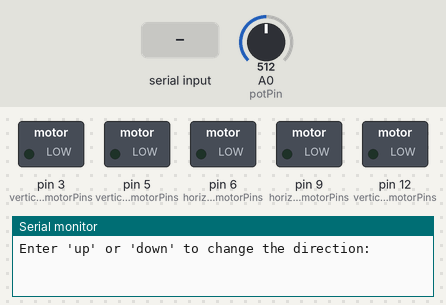
This sketch was run on a simulated Arduino Uno, built with avr-gcc and run on an emulated ATmega328P. Parts: switched loads named in the sketch (green lamp = pin HIGH), the last lines printed to the serial monitor. Dashed ring = blinking. Inputs (shaded band) come from the test bench; at power-on: A0 (potPin) = 512. Pins used as bus, display or sensor lines are not drawn.

Above: at 1.2 s.
1.3 s: "up\n" received over Serial
At 2.05 s:
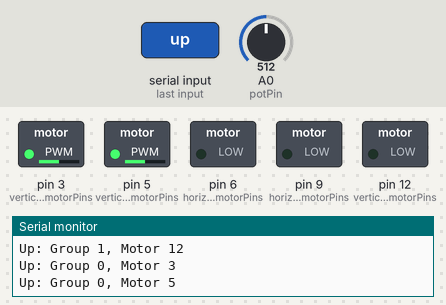
4.9 s: A0 (potPin) set to 514
At 5.97 s:
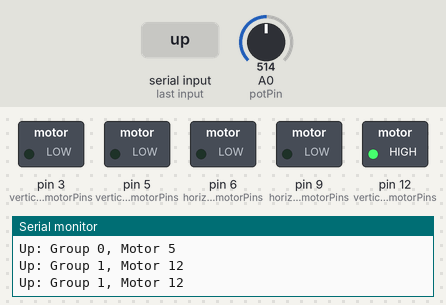
8.5 s: "right\n" received over Serial
At 8.79 s:
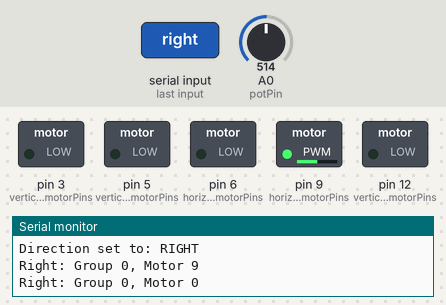
12.0 s: A0 (potPin) set to 716
15.6 s: "down\n" received over Serial
At 15.82 s:
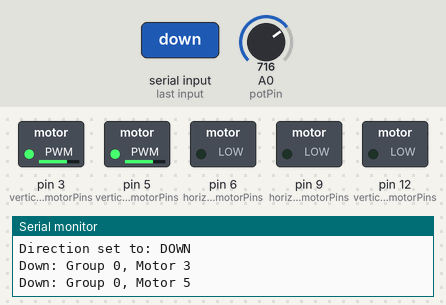
19.2 s: A0 (potPin) set to 900
Timing chart, 0 to 23.8 s (numbered marks = the images above; inputs shaded):
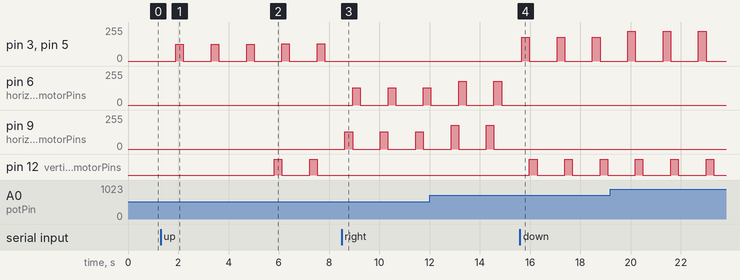

Measured:
- the behaviour switches between 513 and 514 on A0 (potPin) (found by bisection; images 1 and 2)
- after the input at 1.3 s, pin 3 (vertical_motorPins), pin 5 (vertical_motorPins): alternates 127/255 for 0.30 s and 0/255 for 1.1 s, starting after 0.61 s
- after the input at 4.9 s, pin 12 (vertical_motorPins): alternates HIGH for 0.30 s and LOW for 1.1 s, starting after 0.92 s
- after the input at 8.5 s, pin 3 (vertical_motorPins), pin 5 (vertical_motorPins): stops changing and stays 0/255
- after the input at 15.6 s, pin 3 (vertical_motorPins), pin 5 (vertical_motorPins): alternates 178/255 for 0.30 s and 0/255 for 1.1 s, starting after 0.07 s; pin 6 (horizontal_motorPins), pin 9 (horizontal_motorPins): stops changing and stays 0/255; pin 12 (vertical_motorPins): alternates HIGH for 0.30 s and LOW for 1.1 s, starting after 0.38 s

The sketch:

Directional_SingleBuzz_Potentiometer.ino
```cpp
// 2D array for motor groups
const int vertical_motorPins[2][2] = {
  {3, 5},   // "up" group
  //{6, 9},  // "middle" group
  {12, 12}   // "bottom" group
};

const int horizontal_motorPins[2][2] = {
  {9},   // "left" group
  {6}   // "right" group
};

const int vertical_groups = 2;               // Number of motor groups
const int vertical_motorsPerGroup = 2;
const int horizontal_groups = 2;
const int horizontal_motorsPerGroup = 2;       // Motors in each group

const int pulseDuration = 300;      // Duration of vibration pulse (milliseconds)
const int delayBetweenGroups = 800; // Delay between motor groups (milliseconds)

int potPin = A0;   // Potentiometer pin
int potValue = 0;  // Potentiometer value

bool isUpDirection = false;
bool isDownDirection = false;
bool isRightDirection = false;
bool isLeftDirection = false;

  // Setting motor pins as outputs
void setup() {
  for (int group = 0; group < vertical_groups; group++) {
    for (int motor = 0; motor < vertical_motorsPerGroup; motor++) {
      pinMode(vertical_motorPins[group][motor], OUTPUT);
    }
  }

  pinMode(potPin, INPUT); // Setting potentiometer pin as input

  Serial.begin(9600); // Initializing serial communication
  Serial.println("Enter 'up' or 'down' to change the direction:");
}

// Checking for serial input
void loop() {
  if (Serial.available() > 0) {
    String command = Serial.readStringUntil('\n');
    command.trim();

    if (command == "up") {
      isUpDirection = true;
      isDownDirection = false;
      isRightDirection = false;
      isLeftDirection = false;
      Serial.println("Direction set to: UP");
    }
    else if (command == "down") {
      isDownDirection = true;
      isUpDirection = false;
      isRightDirection = false;
      isLeftDirection = false;
      Serial.println("Direction set to: DOWN");
    }
    else if (command == "right") {
      isRightDirection = true;
      isUpDirection = false;
      isDownDirection = false;
      isLeftDirection = false;
      Serial.println("Direction set to: RIGHT");
    }
    else if (command == "left") {
      isLeftDirection = true;
      isUpDirection = false;
      isDownDirection = false;
      isRightDirection = false;
      Serial.println("Direction set to: LEFT");
    }
    else {
      Serial.println("Invalid command. Enter 'up' or 'down' or 'right' or 'left'.");
    }
  }

  // Map potentiometer value to PWM range (0-255)
  potValue = analogRead(potPin);
  int motorSpeed = map(potValue, 0, 1023, 0, 255);

  // Control motors based on the current direction
  if(isUpDirection){
    controlMotors_up(vertical_motorPins, vertical_groups, vertical_motorsPerGroup, motorSpeed, pulseDuration);
  }
  else if(isDownDirection){
    controlMotors_down(vertical_motorPins, vertical_groups, vertical_motorsPerGroup, motorSpeed, pulseDuration);
  }

  else if(isRightDirection){
    controlMotors_right(horizontal_motorPins, horizontal_groups, horizontal_motorsPerGroup, motorSpeed, pulseDuration);
  }
  else if(isLeftDirection){
    controlMotors_left(horizontal_motorPins, horizontal_groups, horizontal_motorsPerGroup, motorSpeed, pulseDuration);
  }

  delay(delayBetweenGroups); // Delay before repeating the sequence
}

// Function to control motors in downward direction
void controlMotors_down(const int pins[][2], int numGroups, int motorsPerGroup, int speed, int pulseTime) {
  for (int group = 0; group < numGroups; group++) {
    for (int motor = 0; motor < motorsPerGroup; motor++) {
      analogWrite(pins[group][motor], speed); // Turn on the motor
      Serial.print("Down: Group ");
      Serial.print(group);
      Serial.print(", Motor ");
      Serial.println(pins[group][motor]);
    }

    delay(pulseTime);

    for (int motor = 0; motor < motorsPerGroup; motor++) {
      analogWrite(pins[group][motor], 0); // Turning off the motor
    }

    delay(2);
  }
}

// Function to control motors in upward direction
void controlMotors_up(const int pins[][2], int numGroups, int motorsPerGroup, int speed, int pulseTime) {
  for (int i = numGroups - 1; i >= 0; i--) {
    for (int motor = 0; motor < motorsPerGroup; motor++) {
      analogWrite(pins[i][motor], speed);
      Serial.print("Up: Group ");
      Serial.print(i);
      Serial.print(", Motor ");
      Serial.println(pins[i][motor]);
    }

    delay(pulseTime);

    for (int motor = 0; motor < motorsPerGroup; motor++) {
      analogWrite(pins[i][motor], 0);
    }

    delay(2);
  }
}


void controlMotors_right(const int pins[][2], int numGroups, int motorsPerGroup, int speed, int pulseTime) {
  for (int group = 0; group < numGroups; group++) {
    for (int motor = 0; motor < motorsPerGroup; motor++) {
      analogWrite(pins[group][motor], speed);
      Serial.print("Right: Group ");
      Serial.print(group);
      Serial.print(", Motor ");
      Serial.println(pins[group][motor]);
    }

    delay(pulseTime);

    for (int motor = 0; motor < motorsPerGroup; motor++) {
      analogWrite(pins[group][motor], 0);
    }

    delay(2);
  }
}


void controlMotors_left(const int pins[][2], int numGroups, int motorsPerGroup, int speed, int pulseTime) {
  for (int i = numGroups - 1; i >= 0; i--) {
    for (int motor = 0; motor < motorsPerGroup; motor++) {
      analogWrite(pins[i][motor], speed);
      Serial.print("Left: Group ");
      Serial.print(i);
      Serial.print(", Motor ");
      Serial.println(pins[i][motor]);
    }

    delay(pulseTime);

    for (int motor = 0; motor < motorsPerGroup; motor++) {
      analogWrite(pins[i][motor], 0);
    }

    delay(2);
  }
}
```
